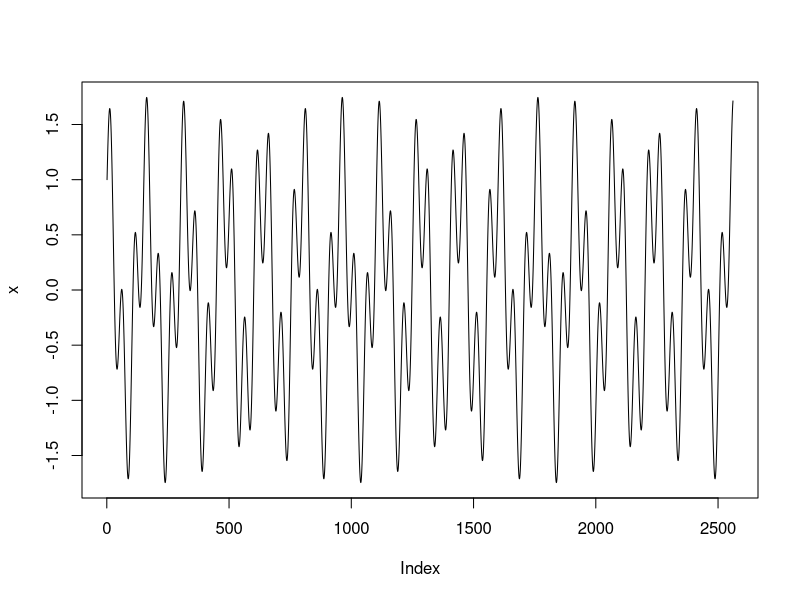
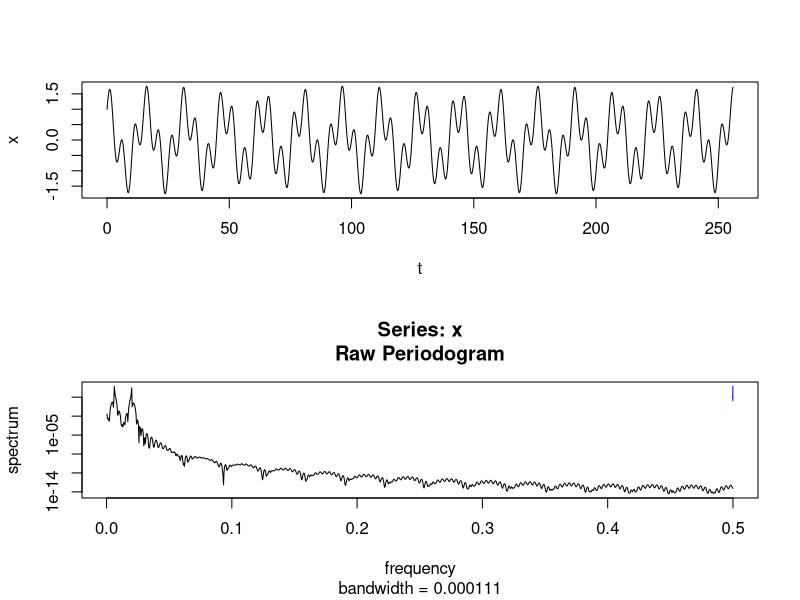

These charts were generated, in order, by the following R code:
t <- seq(0, 256, 0.1)
head(t)

x <- cos(2*pi*t/16) + 0.75*sin(2*pi*t/5)
plot(x, type='l')

par(mfrow=c(2,1))
plot(t,x,'l')
spectrum(x)
